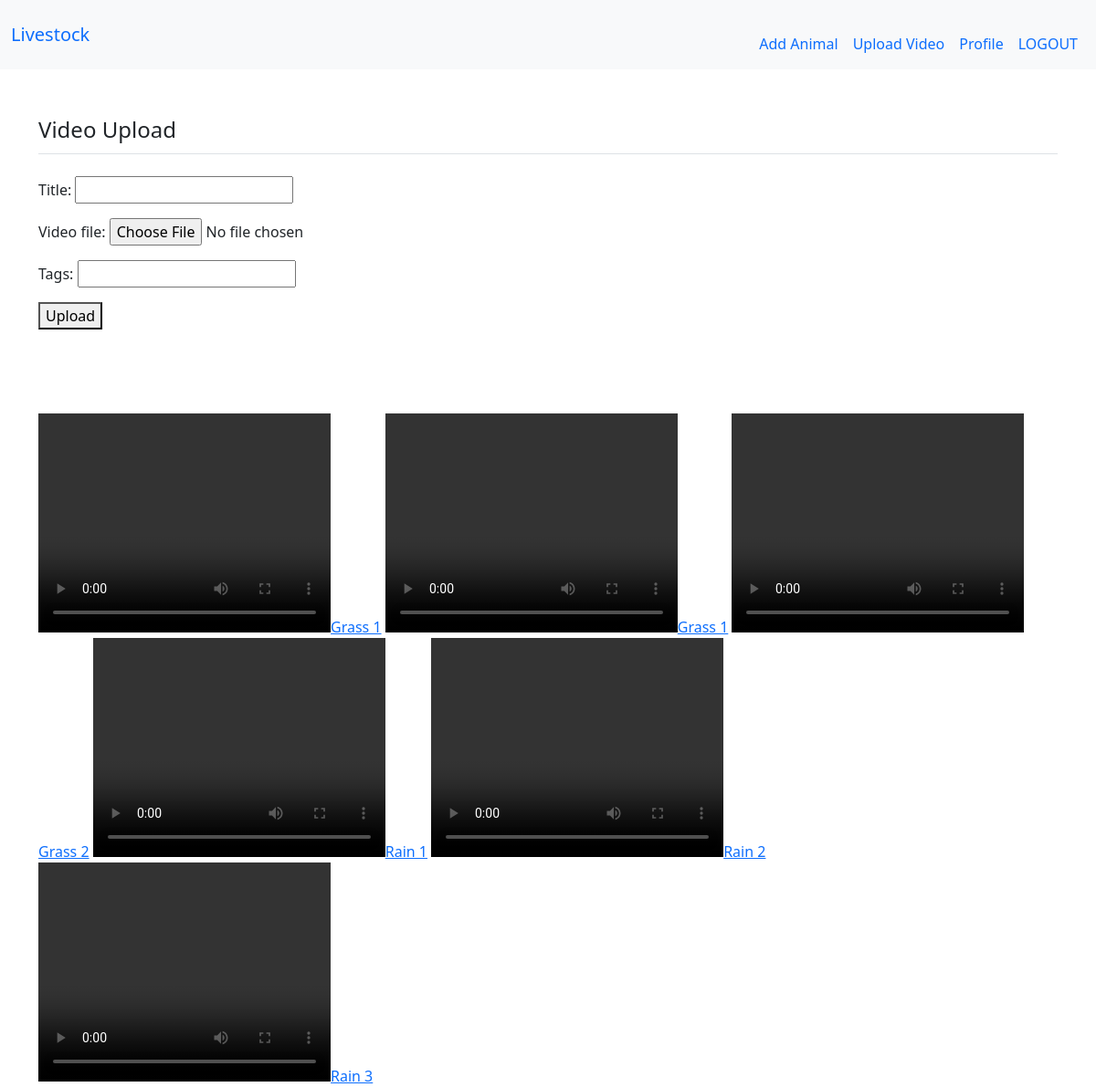
Page /upload/ on the committed database.
### animals/models.py (models this page shows, shortened)
class Video(models.Model):
    title = models.CharField(max_length=100)
    video_file = models.FileField(upload_to='videos/')
    uploaded_at = models.DateTimeField(auto_now_add=True)
    tags = models.CharField(max_length=255)

### animals/views.py (the view)
# urls.py: path('upload/', views.upload_video, name='upload_video'),
def upload_video(request):
    videos = Video.objects.all()
    if request.method == 'POST':
        form = VideoForm(request.POST, request.FILES)
        if form.is_valid():
            form.save()
            return render(request, 'animals/video_upload.html', {'form': form})
    else:
        form = VideoForm()
    return render(request, 'animals/video_upload.html', {'form': form, 'videos': videos})

### animals/forms.py
class VideoForm(forms.ModelForm):
    class Meta:
        model = Video
        fields = ('title', 'video_file', 'tags')

### animals/templates/animals/video_upload.html (shortened to what this page needs)
{% extends "main.html" %}
{% load crispy_forms_tags %}
{% block body %}
<nav class="navbar navbar-expand-sm navbar-responsive bg-light">
  <div class="container-fluid">
    <a class="navbar-brand" href="/">Livestock</a>
    <div class="collapse navbar-collapse" id="navbarNav">
      <ul class="navbar-nav">
        <li class="nav-item">
          <a class="nav-link active" aria-current="page" href="/add">Add Animal</a>
        </li>
        <li class="nav-item">
          <a class="nav-link active" aria-current="page" href="{% url 'upload_video'%}">Upload Video</a>
        </li>
          <li class="nav-item">
            <a class="nav-link active" aria-current="page" href="{% url 'profile'%}">Profile</a>
          </li>
            <li class="nav-item">
              <a class="nav-link" href="/logout">LOGOUT</a>
            </li>
    </ul>
  </div>
</div>
</nav>
<br>
<br>
<div class="container">
<div class="content-section col-lg-12 col-md-12 col-sm-12 tutorial-style" style="min-height:65vh;">
    <legend class="border-bottom mb-4">Video Upload<h2 class="account-heading"></h2></legend>
        <div class="media">
            <div class="media-body">
                  <form method="POST" enctype="multipart/form-data">
                        {{ form.as_p }}
                        <button type="submit">Upload</button>
                  </form>
            </div>
        </div>
     <br><br><br>
            <ul>
                {% for video in videos %}
                   <li>
    <a href="{{ video.video_file.url }}" ><video width="320" height="240" controls>
        <source src="{{ video.video_file.url }}" type="{{ video.video_file.content_type }}">
    </video></a><a href="{% url 'video_detail' video_id=video.id %}">{{ video.title }}</a>
</li>
                {% empty %}
                    <li>No videos found.</li>
                {% endfor %}
            </ul>
        </div>
</div>
{% endblock %}

### templates/main.html (style rules this page uses)
ul { list-style-type: none; padding: 0; margin: 0; min-width: 69px; list-style: none; padding-top: 20px; }
li { display: inline; }
video { vertical-align: baseline; }

### animals/templates/animals/video_upload.html (style rules this page uses)
.navbar-nav { margin-left: auto; }

### rows in the picture
Video: title "Grass 1"
Video: title "Grass 1"
Video: title "Grass 2"
Video: title "Rain 1"
Video: title "Rain 2"
Video: title "Rain 3"
